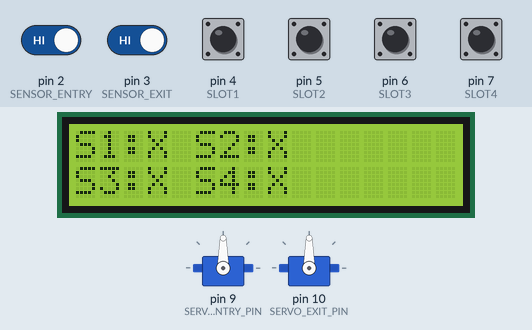
Simulated run of this sketch. Board: Arduino Uno, built with avr-gcc and run on an emulated ATmega328P. On the bench: 2 × servo, 16×2 character LCD. The inputs (shaded band) are chosen by the test bench; at power-on: pin 2 (SENSOR_ENTRY), pin 3 (SENSOR_EXIT), pin 4 (SLOT1), pin 5 (SLOT2), pin 6 (SLOT3), pin 7 (SLOT4) HIGH. What the sketch prints to the serial monitor is not drawn.

Above: at 4.2 s.
4.3 s: pin 2 (SENSOR_ENTRY) driven LOW
At 5.2 s:
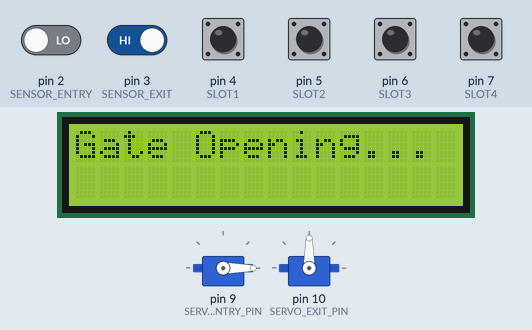
7.3 s: pin 3 (SENSOR_EXIT) driven LOW
At 10.1 s:
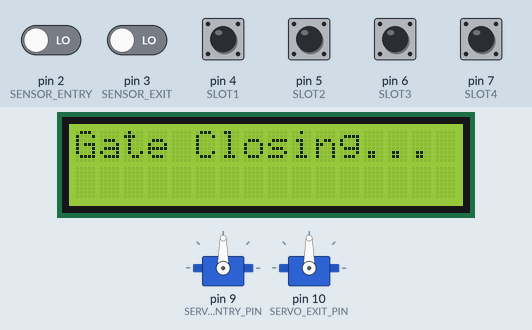
At 12.0 s:
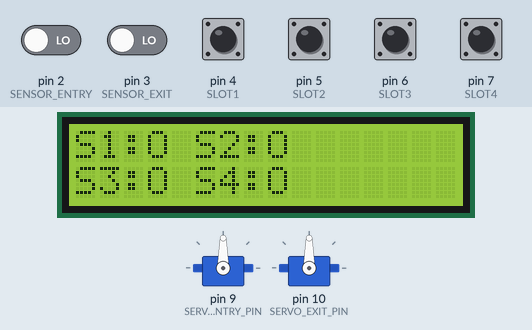
Timing chart, 0 to 13.5 s (numbered marks = the images above; inputs shaded):
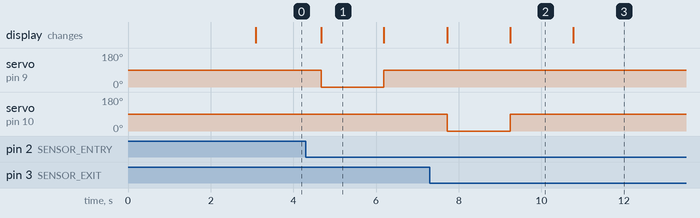

The sketch:

ParkingSmart_Nhung.ino
```cpp
#include <Servo.h>
#include <Wire.h>
#include <LiquidCrystal_I2C.h>

LiquidCrystal_I2C lcd(0x27, 16, 2);

// ==== PIN DEFINE ====
#define SENSOR_ENTRY 2
#define SENSOR_EXIT  3
#define SLOT1 4
#define SLOT2 5
#define SLOT3 6
#define SLOT4 7

#define SERVO_ENTRY_PIN 9
#define SERVO_EXIT_PIN 10

// ==== SERVO ====
Servo servoEntry;
Servo servoExit;

int entryState = HIGH;
int exitState = HIGH;
int slotState[4];

// ==== SERVO LOGIC REVERSED ====
void openGate(Servo &gate) {
  lcd.clear();
  lcd.setCursor(0, 0);
  lcd.print("Gate Opening...");
  gate.write(0);     // mở = 0°
  delay(1500);
}

void closeGate(Servo &gate) {
  lcd.clear();
  lcd.setCursor(0, 0);
  lcd.print("Gate Closing...");
  gate.write(90);     // đóng = 90°
  delay(1500);
}

void updateLCD() {
  lcd.clear();

  lcd.setCursor(0, 0);
  lcd.print("S1:");
  lcd.print(slotState[0] == LOW ? "X" : "O");
  lcd.print(" S2:");
  lcd.print(slotState[1] == LOW ? "X" : "O");

  lcd.setCursor(0, 1);
  lcd.print("S3:");
  lcd.print(slotState[2] == LOW ? "X" : "O");
  lcd.print(" S4:");
  lcd.print(slotState[3] == LOW ? "X" : "O");
}

int getFreeSlots() {
  int freeCount = 0;
  for (int i = 0; i < 4; i++) {
    if (slotState[i] == HIGH) freeCount++;  // HIGH = trống
  }
  return freeCount;
}

void printSlotStatusSerial() {
  Serial.print("Slots: ");
  Serial.print(slotState[0] == LOW ? "[S1:X] " : "[S1:O] ");
  Serial.print(slotState[1] == LOW ? "[S2:X] " : "[S2:O] ");
  Serial.print(slotState[2] == LOW ? "[S3:X] " : "[S3:O] ");
  Serial.print(slotState[3] == LOW ? "[S4:X] " : "[S4:O] ");

  int freeSlots = getFreeSlots();
  Serial.print(" | Free: ");
  Serial.println(freeSlots);
}

void setup() {
  Serial.begin(9600);

  pinMode(SENSOR_ENTRY, INPUT_PULLUP);
  pinMode(SENSOR_EXIT, INPUT_PULLUP);

  pinMode(SLOT1, INPUT_PULLUP);
  pinMode(SLOT2, INPUT_PULLUP);
  pinMode(SLOT3, INPUT_PULLUP);
  pinMode(SLOT4, INPUT_PULLUP);

  servoEntry.attach(SERVO_ENTRY_PIN);
  servoExit.attach(SERVO_EXIT_PIN);

  closeGate(servoEntry);
  closeGate(servoExit);

  lcd.init();
  lcd.backlight();

  updateLCD();
}

void loop() {
  // ==== SLOT ====
  slotState[0] = digitalRead(SLOT1);
  slotState[1] = digitalRead(SLOT2);
  slotState[2] = digitalRead(SLOT3);
  slotState[3] = digitalRead(SLOT4);

  printSlotStatusSerial();  // luôn in ra Serial

  int freeSlots = getFreeSlots();

  // ==== ENTRY SENSOR ====
  int readEntry = digitalRead(SENSOR_ENTRY);

  if (readEntry == LOW && entryState == HIGH) {
    Serial.println("Xe vào -> Kiểm tra slot...");

    if (freeSlots == 0) {
      Serial.println("❌ Parking FULL – Entry Denied");
      lcd.clear();
      lcd.setCursor(0, 0);
      lcd.print("Parking FULL!");
      lcd.setCursor(0, 1);
      lcd.print("Entry Denied");
      delay(1500);
    } else {
      Serial.println("✔ Slot available -> Opening Entry Gate");

      openGate(servoEntry);
      closeGate(servoEntry);
    }

    updateLCD();
  }
  entryState = readEntry;

  // ==== EXIT SENSOR ====
  int readExit = digitalRead(SENSOR_EXIT);

  if (readExit == LOW && exitState == HIGH) {
    Serial.println("Xe ra -> Mo cong ra");

    openGate(servoExit);
    closeGate(servoExit);

    updateLCD();
  }
  exitState = readExit;

  delay(300);
}
```

Measured:
- after the input at 4.3 s, servo on pin 9 (SERVO_ENTRY_PIN): 90° → 0° after 0.37 s, → 90° 1.5 s later; the display: changes after 0.37 s (image 1)
- after the input at 7.3 s, servo on pin 10 (SERVO_EXIT_PIN): 90° → 0° after 0.43 s, → 90° 1.5 s later; the display: first changes after 0.43 s (image 2 shows a later state)
- what the display in image 1 shows lasts 1.5 s, from 4.7 s to 6.2 s
